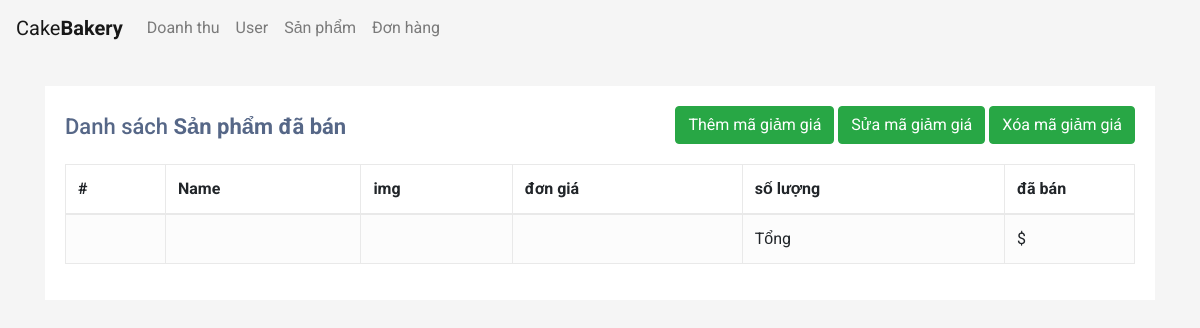
The app's page /admin.php, older data.
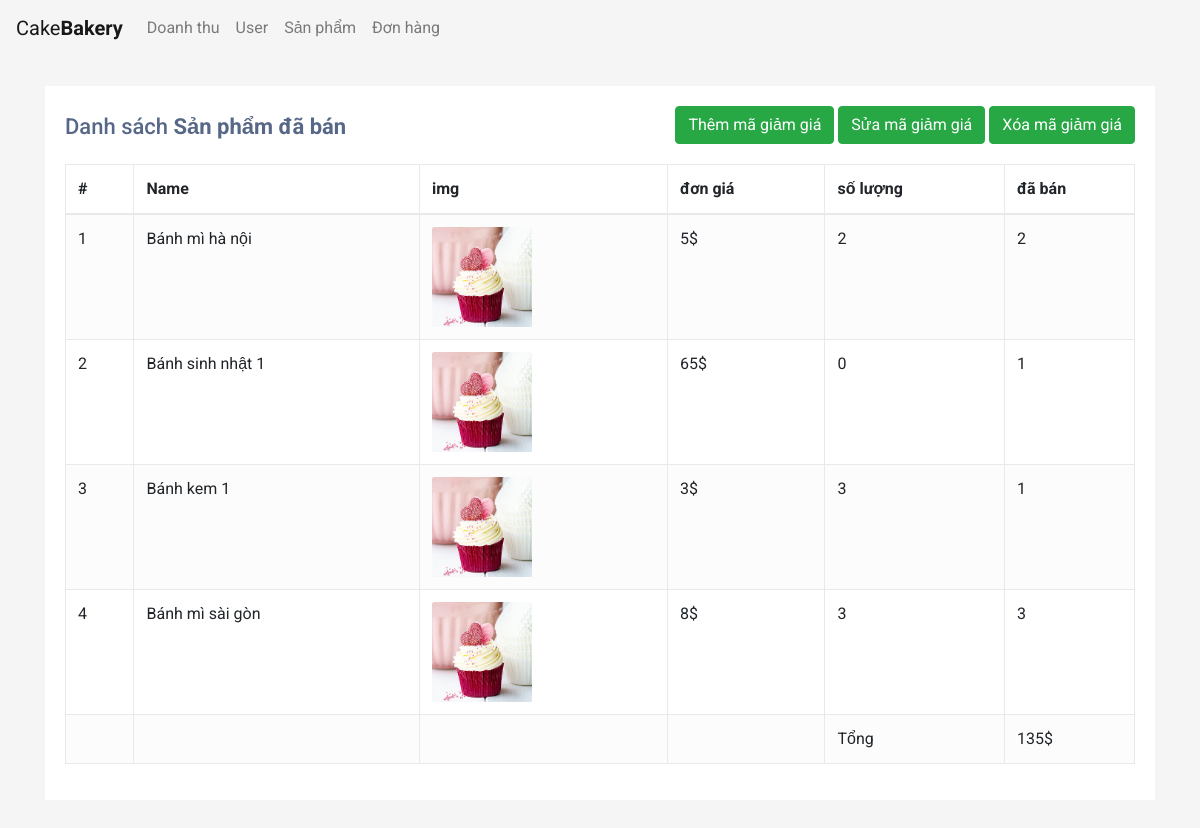
The same page, newer data.
### tables this page shows
CREATE TABLE `products` (
  `id` int(10) UNSIGNED NOT NULL,
  `name` varchar(200) NOT NULL,
  `price` float NOT NULL,
  `image` varchar(255) NOT NULL,
  `category_id` int(11) NOT NULL,
  `created_at` timestamp NOT NULL DEFAULT current_timestamp(),
  `updated_at` timestamp NOT NULL DEFAULT current_timestamp(),
  `description` varchar(255) NOT NULL,
  `quantity` int(11) NOT NULL DEFAULT 1,
  `sold` int(11) NOT NULL DEFAULT 0
);

### controllers/BaseController.php (called while the page is built, shortened)
<?php
class BaseController
{
    protected function view($path, $data = [])
    {
        require(self::VIEW_FOLDER_NAME . '/' . str_replace('.', '/', $path) . '.php');
    }
}

### controllers/AdminController.php (called while the page is built, shortened)
<?php
class AdminController extends BaseController
{
    public function __construct()
    {
        $this->productModel = new ProductModel;
        $this->orderModel = new OrderModel;
        $this->discountModel = new DiscountModel;
    }
    public function index()
    {
        $products = $this->productModel->getProductsold();
        $total = $this->orderModel->getTotal();
        $discounts = $this->discountModel->getAll();
        return $this->view('fontend.admin.home.index', [
            "products" => $products,
            "total" => $total,
            "discounts"=> $discounts,
        ]);
    }
}

### admin.php (called while the page is built, shortened)
<?php
require './core/Database.php';
require './models/BaseModel.php';
require './controllers/BaseController.php';
$actionName = $_REQUEST['action'] ?? 'index';
$objectController = new $controllerName;
$objectController->$actionName();

### core/Database.php (called while the page is built, shortened)
<?php
class Database
{
    public function connect()
    {
        $connect = mysqli_connect(self::HOST, self::USERNAME, self::PASSWORD, self::DB_NAME);
        mysqli_set_charset($connect, 'utf8');
        if (mysqli_connect_errno() === 0) {
            return $connect;
        }
        return false;
    }
}

### models/ProductModel.php (called while the page is built, shortened)
<?php
class ProductModel  extends BaseModel
{
    public function getProductsold()
    {
        $table = self::TABLE;
        $sql = "SELECT * FROM ${table} WHERE sold > 0";
        return $this->_query($sql);
    }
}

### models/BaseModel.php (called while the page is built, shortened)
<?php
class BaseModel extends Database
{
    public static  $connect;
    public function __construct()
    {
        self::$connect = $this->connect();
    }
    protected function _query($sql)
    {
        $result = self::$connect->query($sql);
        $data = [];
        if ($result) {
            if ($result->num_rows > 0) {
                while ($row = $result->fetch_assoc()) {
                    array_push($data, $row);
                }
            }
        }
        return [
            "data" => $data,
        ];
    }
}

### models/OrderModel.php (called while the page is built, shortened)
<?php
class OrderModel extends BaseModel
{
    public function getTotal(){
        $sql = "SELECT sum(orders.cost)  AS 'total' from orders";
        $result = $this->_query($sql);
        return $result;
    }
}

### views/fontend/admin/home/index.php (the view, shortened to what the changed rows need)
<!DOCTYPE html>
<html lang="en">
<?php require('views/fontend/common/headAdmin.php') ?>
<body>
    <div class="container-xl">
        <div class="table-responsive">
            <div class="table-wrapper">
                <div class="table-title">
                    <div class="row">
                        <div class="col-sm-4">
                            <h2>Danh sách <b>Sản phẩm đã bán</b></h2>
                        </div>
                    </div>
                </div>
                <table class="table table-striped table-hover table-bordered">
                    <thead>
                        <tr>
                            <th>#</th>
                            <th>Name </th>
                            <th>img</th>
                            <th>đơn giá </th>
                            <th>số lượng</th>
                            <th>đã bán</th>
                        </tr>
                    </thead>
                    <tbody>
                        <?php if (isset($products['data']) && count($products['data']) > 0) {
                            foreach ($products['data'] as $key => $value) { ?>
                                <tr>
                                    <td><?= $key + 1 ?></td>
                                    <td><?= $value['name'] ?></td>
                                    <td>
                                        <div>
                                            <img style="width:100px;height:100px;" class="img-fluid" src="<?= $value['image'] ?>" />
                                        </div>
                                    </td>
                                    <td><?= $value['price'] . "$" ?></td>
                                    <td><?= $value['quantity'] ?></td>
                                    <td><?= $value['sold'] ?></td>
                                </tr>
                        <?php }
                        } ?>
                        <tr>
                            <td></td>
                            <td></td>
                            <td>
                            </td>
                            <td></td>
                            <td>Tổng</td>
                            <td><?= $total['data'][0]['total'] . "$" ?></td>
                        </tr>
                    </tbody>
                </table>
            </div>
        </div>
    </div>
</body>
</html>

Row changes from the older to the newer data that the page shows:
now on this page (row edited): products: name "Bánh mì hà nội", image (picture), price "5", quantity "2", sold "2"
now on this page (row edited): products: name "Bánh sinh nhật 1", image (picture), price "65", quantity "0", sold "1"
now on this page (row edited): products: name "Bánh kem 1", image (picture), price "3", quantity "3", sold "1"
now on this page (row edited): products: name "Bánh mì sài gòn", image (picture), price "8", quantity "3", sold "3"
Text that changed along with them:
$total['data'][0]['total']: (not shown) → "135"
